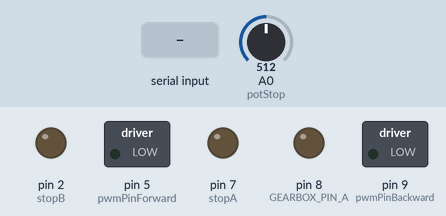
The sketch below on a simulated Arduino Uno, built with avr-gcc and run on an emulated ATmega328P. Parts: switched loads named in the sketch (green lamp = pin HIGH), output pins drawn as LEDs (lit = HIGH). The inputs (shaded band) are chosen by the test bench; at power-on: A0 (potStop) = 512. What the sketch prints to the serial monitor is not drawn.

Above: at 1.2 s.
1.3 s: "r:45\n" received over Serial
2.8 s: "P90\n" received over Serial
At 4.0 s:
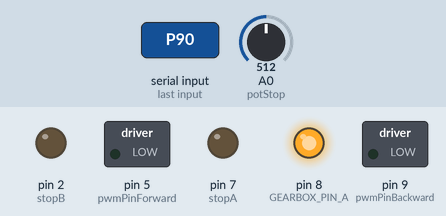
4.3 s: "r90\n" received over Serial
Timing chart, 0 to 7.3 s (numbered marks = the images above; inputs shaded):
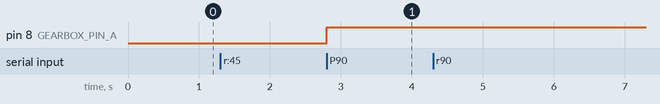

Measured:
- after the input at 2.8 s, pin 8 (GEARBOX_PIN_A): LOW → HIGH at once

The sketch:

main.ino
```cpp
#include <Arduino.h>
#include "config.h"
#include "MotorController.h"
#include "StopController.h"
#include "PIDController.h"

MotorController motor;
StopController stopController;
PIDController pid(Kp, Ki, Kd);
MotorController gear;

bool loggingEnabled = false;
int targetValue = 0;
bool newTargetAvailable = false;
char gears = 'n';
void setup() {
    Serial.begin(115200);
    motor.begin(5, 9);
    gear.begin(GEARBOX_PIN_A, GEARBOX_PIN_B);
    stopController.begin();
    pinMode(angleSensor, INPUT);
}

void loop() {
    // Обработка входящих данных
    if (Serial.available()) {
        char c = Serial.read();

        if (c == ':') {
            targetValue = Serial.parseInt();
            newTargetAvailable = true;
            Serial.print("Value: ");
            Serial.println(targetValue);
        }
        else {
            switch(c) {
                case 's': case 'r':
                    stopController.processCommand(c);
                    break;
                case 'l':
                    loggingEnabled = true;
                    break;
                case 'b':
                    loggingEnabled = false;
                    break;
                case 'P':
                    gears = 'p';
                    break;
                case 'D':
                    gears = 'd';
                    break;
                case 'S':
                    gears = 'n';
                    loggingEnabled = false;
                    break;
            }
        }
    }

    stopController.update();

    if (loggingEnabled) {
        Serial.print("PotStop: ");
        Serial.println(analogRead(potStop));
        Serial.print("target_angle: ");
        Serial.println(analogRead(angleSensor));
    }
    if (gears == 'p')
    {
      Serial.print("Gears: P  ");

      int gearInt = analogRead(potStop);
      Serial.println(gearInt);

      if (gearInt >= 240 && gearInt <= 1200) {
              if (newTargetAvailable) {
                  pid.reset();
                  newTargetAvailable = false;
              }

              int currentAngle = 500;
              float error = currentAngle - targetValue;

              if (pid.isDone(error)) {
                  gear.setSpeed(0);
              } else {
                  float output = pid.compute(targetValue, currentAngle);
                  gear.setSpeed(-1 * output);

                  Serial.print("Target: ");
                  Serial.print(targetValue);
                  Serial.print(" Current: ");
                  Serial.print(currentAngle);
                  Serial.print(" Output: ");
                  Serial.println(output);
              }
          } else {
              motor.setSpeed(0);
          }
    }
    // Управление мотором через PID
    if (targetValue >= 240 && targetValue <= 840) {
        if (newTargetAvailable) {
            pid.reset();
            newTargetAvailable = false;
        }

        int currentAngle = analogRead(angleSensor);
        float error = currentAngle - targetValue;

        if (pid.isDone(error)) {
            motor.setSpeed(0);
        } else {
            float output = pid.compute(targetValue, currentAngle);
            motor.setSpeed(-1 * output);

            Serial.print("Target: ");
            Serial.print(targetValue);
            Serial.print(" Current: ");
            Serial.print(currentAngle);
            Serial.print(" Output: ");
            Serial.println(output);
        }
    } else {
        motor.setSpeed(0);
    }

    delay(1);
}
```

GearboxController.cpp
```cpp
#include "GearboxController.h"
#include <Arduino.h>

GearboxController::GearboxController(int potPin, int pinA, int pinB)
    : potPin_(potPin), pinA_(pinA), pinB_(pinB) {}

void GearboxController::begin() {
    pinMode(pinA_, OUTPUT);
    pinMode(pinB_, OUTPUT);
    setGear(GearMode::PARK); // Начальное состояние
}

void GearboxController::setThresholds(int parkMax, int reverseMin, int reverseMax, int driveMin) {
    parkMax_ = parkMax;
    reverseMin_ = reverseMin;
    reverseMax_ = reverseMax;
    driveMin_ = driveMin;
}

GearboxController::GearMode GearboxController::getCurrentGear() const {
    return currentGear_;
}

void GearboxController::update() {
    int rawValue = analogRead(potPin_);
    lastRawValue_ = rawValue;

    // Определение текущего режима по пороговым значениям
    GearMode newGear = GearMode::UNKNOWN;

    if (rawValue <= parkMax_) {
        newGear = GearMode::PARK;
    }
    else if (rawValue >= reverseMin_ && rawValue <= reverseMax_) {
        newGear = GearMode::REVERSE;
    }
    else if (rawValue >= driveMin_) {
        newGear = GearMode::DRIVE;
    }

    // Если режим изменился - обновляем
    if (newGear != GearMode::UNKNOWN && newGear != currentGear_) {
        setGear(newGear);
    }
}

void GearboxController::setGear(GearMode gear) {
    currentGear_ = gear;

    switch (gear) {
        case GearMode::PARK:
            digitalWrite(pinA_, 0);
            digitalWrite(pinB_, 0);
            break;

        case GearMode::REVERSE:
            digitalWrite(pinA_, 0);
            digitalWrite(pinB_, 1);
            break;

        case GearMode::DRIVE:
            digitalWrite(pinA_, 1);
            digitalWrite(pinB_, 0);
            break;

        case GearMode::UNKNOWN:
            // Безопасный режим - выключаем все
            digitalWrite(pinA_, 0);
            digitalWrite(pinB_, 0);
            break;
    }
}
```

GearboxController.h
```cpp
class GearboxController {
public:
    enum class GearMode {
        PARK,
        REVERSE,
        DRIVE,
        UNKNOWN
    };

    GearboxController(int potPin, int pinA, int pinB);
    void begin();
    void update();
    GearMode getCurrentGear() const;

    void setThresholds(int parkMax, int reverseMin, int reverseMax, int driveMin);
    void setGear(GearMode gear); // Перемещено в public

private:
    const int potPin_;
    const int pinA_;
    const int pinB_;

    int parkMax_ = 300;
    int reverseMin_ = 301;
    int reverseMax_ = 600;
    int driveMin_ = 601;

    GearMode currentGear_ = GearMode::PARK;
    int lastRawValue_ = 0;
};
```

MotorController.cpp
```cpp
#include "MotorController.h"
#include <Arduino.h>
MotorController::MotorController() {}

void MotorController::begin(int pinForward, int pinBackward) {
    pinForward_ = pinForward;
    pinBackward_ = pinBackward;
    pinMode(pinForward_, OUTPUT);
    pinMode(pinBackward_, OUTPUT);
    setSpeed(0);
}

void MotorController::setSpeed(float speed) {
    if (speed > 0) {
        analogWrite(pinForward_, speed);
        analogWrite(pinBackward_, 0);
    } else if (speed < 0) {
        analogWrite(pinForward_, 0);
        analogWrite(pinBackward_, -speed);
    } else {
        analogWrite(pinForward_, 0);
        analogWrite(pinBackward_, 0);
    }
}
```

MotorController.h
```cpp
#pragma once
#include <Arduino.h>

class MotorController {
public:
    MotorController();
    void begin(int pinForward, int pinBackward);
    void setSpeed(float speed);

private:
    int pinForward_;
    int pinBackward_;
};
```

PIDController.cpp
```cpp
#include "PIDController.h"

PIDController::PIDController(float kp, float ki, float kd)
    : kp_(kp), ki_(ki), kd_(kd) {}

void PIDController::reset() {
    integral_ = 0;
    lastError_ = 0;
}

float PIDController::compute(float target, float current) {
    float error = target - current;

    integral_ += error * 0.001;
    float derivative = (error - lastError_) / 0.001;
    lastError_ = error;

    float output = kp_ * error + ki_ * integral_ + kd_ * derivative;

    if (output > 255) return 255;
    if (output < -255) return -255;
    return output;
}

bool PIDController::isDone(float error) const {
    return abs(error) <= tolerance_;
}
```

PIDController.h
```cpp
#pragma once
#include <Arduino.h>

class PIDController {
public:
    PIDController(float kp, float ki, float kd);
    void reset();
    float compute(float target, float current);
    bool isDone(float error) const;

private:
    const float kp_;
    const float ki_;
    const float kd_;
    float integral_ = 0;
    float lastError_ = 0;
    const float tolerance_ = 20.0f;
};
```

StopController.cpp
```cpp
#include "StopController.h"

StopController::StopController() {}

void StopController::begin() {
    pinMode(stopA, OUTPUT);
    pinMode(stopB, OUTPUT);
    digitalWrite(stopA, LOW);
    digitalWrite(stopB, LOW);
}

void StopController::processCommand(char command) {
    if (command == 's') stopRequested = true;
    else if (command == 'r') runRequested = true;
}

void StopController::update() {
    if (stopRequested && analogRead(potStop) < stopOn - 3) {
        digitalWrite(stopA, LOW);
        digitalWrite(stopB, HIGH);
    }
    else if (runRequested && analogRead(potStop) > stopOff + 3) {
        digitalWrite(stopA, HIGH);
        digitalWrite(stopB, LOW);
    }
    else {
        digitalWrite(stopA, LOW);
        digitalWrite(stopB, LOW);
    }
    stopRequested = false;
    runRequested = false;
}
```

StopController.h
```cpp
#pragma once
#include <Arduino.h>
#include "config.h"

class StopController {
public:
    StopController();
    void begin();
    void processCommand(char command);
    void update();

private:
    bool stopRequested = false;
    bool runRequested = false;
};
```

config.h
```cpp
#pragma once

// ===========================================
// Конфигурация пинов
// ===========================================

// Управление двигателем руля
constexpr int pwmPinForward = 5;
constexpr int pwmPinBackward = 9;

// ========================
// Конфигурация КПП
// ========================
constexpr int GEARBOX_POT_PIN = A1;  // Потенциометр коробки передач
constexpr int GEARBOX_PIN_A = 8;     // Управление режимом A
constexpr int GEARBOX_PIN_B = 2;     // Управление режимом B

// Пороговые значения для режимов КПП
constexpr int GEAR_PARK_MAX = 300;    // Максимум для режима PARK
constexpr int GEAR_REVERSE_MIN = 301; // Минимум для REVERSE
constexpr int GEAR_REVERSE_MAX = 600; // Максимум для REVERSE
constexpr int GEAR_DRIVE_MIN = 601;   // Минимум для DRIVE

// Управление акпп (стоп-сигнал)
constexpr int stopA = 7;
constexpr int stopB = 2;

// Аналоговые входы
constexpr int potStop = A0;      // Потенциометр коробки передач
constexpr int angleSensor = A1;  // Потенциометр руля для получения текущего угла

// ===========================================
// Настройки стоп-сигнала
// ===========================================
constexpr int stopOn = 180;  // Порог активации стоп-сигнала
constexpr int stopOff = 135; // Порог деактивации стоп-сигнала

// ===========================================
// Параметры PID-регулятора
// ===========================================
constexpr float Kp = 1.0;  // Пропорциональный коэффициент
constexpr float Ki = 0.01;  // Интегральный коэффициент
constexpr float Kd = 0.05; // Дифференциальный коэффициент

// ===========================================
// Дополнительные параметры
// ===========================================
constexpr float pidTolerance = 20.0f;  // Допустимая ошибка для PID
constexpr int pidOutputLimit = 255;    // Максимальное выходное значение PID
constexpr float pidTimeStep = 0.001f;  // Шаг времени для PID в секундах

// ===========================================
// Резервные пины (не используются в текущей версии)
// ===========================================
// #define btnStop
// #define btnStart
// #define btnPause
// #define switchLight
// #define switchBeep
```
